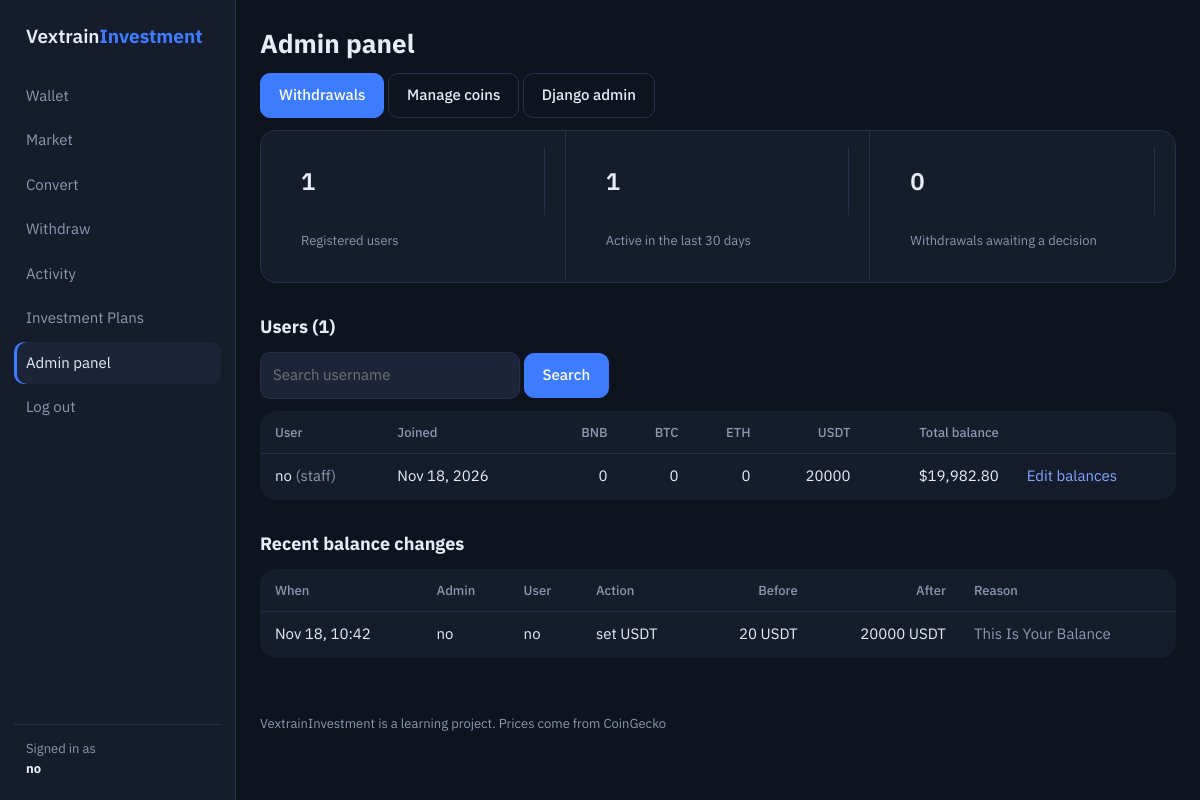
Page /manage/ (signed in) on the committed database.
### simulator/models.py (models this page shows, shortened)
class Coin(models.Model):
    symbol = models.CharField(max_length=10, unique=True)
    name = models.CharField(max_length=60)
    coingecko_id = models.CharField(max_length=80, help_text="ID used by the CoinGecko API, e.g. bitcoin")
    price_usd = models.DecimalField(max_digits=24, decimal_places=10, default=0)
    change_24h = models.DecimalField(max_digits=8, decimal_places=2, default=0)
    price_updated_at = models.DateTimeField(null=True, blank=True)
    chart = models.JSONField(default=list, blank=True)  # [[ms timestamp, usd price], ...] for 30 days
    chart_updated_at = models.DateTimeField(null=True, blank=True)
    is_active = models.BooleanField(default=True)
    class Meta:
        ordering = ["symbol"]

class AuditLog(models.Model):
    admin = models.ForeignKey(settings.AUTH_USER_MODEL, null=True, on_delete=models.SET_NULL, related_name="+")
    target = models.ForeignKey(settings.AUTH_USER_MODEL, on_delete=models.CASCADE, related_name="audit_entries")
    action = models.CharField(max_length=60)
    coin = models.ForeignKey(Coin, null=True, blank=True, on_delete=models.SET_NULL, related_name="+")
    old_qty = models.DecimalField(max_digits=24, decimal_places=8, null=True, blank=True)
    new_qty = models.DecimalField(max_digits=24, decimal_places=8, null=True, blank=True)
    note = models.CharField(max_length=200, blank=True)
    created_at = models.DateTimeField(auto_now_add=True)
    class Meta:
        ordering = ["-created_at", "-id"]

### simulator/views.py (the view)
# urls.py: path("manage/", views.manage_home, name="manage_home"),
@staff_required
def manage_home(request):
    logic.refresh_prices()
    q = request.GET.get("q", "").strip()
    users = User.objects.order_by("-date_joined")
    if q:
        users = users.filter(username__icontains=q)
    page = Paginator(users, 20).get_page(request.GET.get("page"))
    portfolios = [(u, logic.portfolio(u)) for u in page]
    rows = [(u, p, {r["coin"].symbol: r["quantity"] for r in p["rows"]}) for u, p in portfolios]
    return render(request, "manage_home.html", {
        "page": page, "rows": rows, "q": q, "coins": Coin.objects.filter(is_active=True), "user_count": User.objects.count(),
        "pending": Withdrawal.objects.filter(status=Withdrawal.PENDING).count(),
        "active_users": logic.active_user_count(), "active_days": settings.ACTIVE_USER_DAYS,
        "audit": AuditLog.objects.select_related("admin", "target")[:10]})

### simulator/logic.py (called while the page is built, shortened)
def get_wallet(user):
    wallet, created = Wallet.objects.get_or_create(user=user)
    if created:
        _grant_welcome_bonus(wallet)
    return wallet

def refresh_prices(force=False):
    global _last_failure
    now = timezone.now()
    if not force and _last_failure and (now - _last_failure).total_seconds() < 60:
        return False

def portfolio(user):
    wallet = get_wallet(user)
    rows, total = [], Decimal("0")
    for h in Holding.objects.filter(user=user, quantity__gt=0).select_related("coin").order_by("coin__symbol"):
        value = (h.quantity * h.coin.price_usd).quantize(CENT)
        rows.append({"coin": h.coin, "quantity": h.quantity, "cost": h.cost_basis,
                     "value": value, "pl": value - h.cost_basis})
        total += value
    return {"wallet": wallet, "rows": rows, "total": total, "pl": total - wallet.baseline}

def active_user_count():
    from django.contrib.auth.models import User
    since = timezone.now() - timedelta(days=settings.ACTIVE_USER_DAYS)
    return User.objects.filter(is_active=True, last_login__gte=since).count()

### simulator/templatetags/vex.py (called while the page is built)
def _d(value):
    try:
        return Decimal(str(value))
    except Exception:
        return Decimal("0")

@register.filter
def money(value):
    d = _d(value).quantize(Decimal("0.01"))
    return f"{'-' if d < 0 else ''}${abs(d):,.2f}"

@register.filter
def qty(value):
    return f"{_d(value):.8f}".rstrip("0").rstrip(".") or "0"

@register.filter
def get(mapping, key):
    return mapping.get(key, 0)

### templates/manage_home.html (shortened to what this page needs)
{% extends "base.html" %}{% load vex %}
{% block content %}
<h1>Admin panel</h1>
<p><a class="btn" href="{% url 'manage_withdrawals' %}">Withdrawals{% if pending %} ({{ pending }} pending){% endif %}</a> <a class="btn alt" href="{% url 'manage_coins' %}">Manage coins</a> <a class="btn alt" href="{% url 'admin:index' %}">Django admin</a></p>
<div class="strip">
  <div><div class="v">{{ user_count }}</div><div class="l">Registered users</div></div>
  <div><div class="v">{{ active_users }}</div><div class="l">Active in the last {{ active_days }} days</div></div>
  <div><div class="v">{{ pending }}</div><div class="l">Withdrawals awaiting a decision</div></div>
</div>
<h2>Users ({{ user_count }})</h2>
<form method="get"><input type="text" name="q" value="{{ q }}" placeholder="Search username" aria-label="Search username" style="max-width:260px"> <button class="btn" type="submit">Search</button></form>
<div class="table-wrap"><table>
  <tr><th>User</th><th>Joined</th>{% for c in coins %}<th class="n">{{ c.symbol }}</th>{% endfor %}<th class="n">Total balance</th><th></th></tr>
  {% for u, p, bal in rows %}
  <tr><td>{{ u.username }}{% if u.is_staff %} <span class="muted">(staff)</span>{% endif %}</td><td>{{ u.date_joined|date:"M d, Y" }}</td>
    {% for c in coins %}<td class="n">{{ bal|get:c.symbol|qty }}</td>{% endfor %}
    <td class="n">{{ p.total|money }}</td>
    <td><a href="{% url 'manage_user' u.pk %}">Edit balances</a></td></tr>
  {% empty %}<tr><td colspan="9" class="muted">No users match.</td></tr>
  {% endfor %}
</table></div>
<h2>Recent balance changes</h2>
<div class="table-wrap"><table>
  <tr><th>When</th><th>Admin</th><th>User</th><th>Action</th><th class="n">Before</th><th class="n">After</th><th>Reason</th></tr>
  {% for a in audit %}
  <tr><td>{{ a.created_at|date:"M d, H:i" }}</td><td>{{ a.admin.username|default:"deleted" }}</td><td>{{ a.target.username }}</td><td>{{ a.action }}</td>
    <td class="n">{% if a.coin %}{{ a.old_qty|qty }} {{ a.coin.symbol }}{% else %}-{% endif %}</td>
    <td class="n">{% if a.coin %}{{ a.new_qty|qty }} {{ a.coin.symbol }}{% else %}-{% endif %}</td><td class="muted">{{ a.note }}</td></tr>
  {% empty %}<tr><td colspan="7" class="muted">No changes yet.</td></tr>
  {% endfor %}
</table></div>
{% endblock %}

### templates/base.html (shortened to what this page needs)
{% load vex %}<!doctype html>
<html lang="en">
<head>
</head>
<body>
{% with n=request.resolver_match.url_name %}
<div class="app">
<aside class="side">
  <a class="logo" href="{% url 'home' %}">Vextrain<b>Investment</b></a>
  <nav>
    {% if user.is_authenticated %}
      <a href="{% url 'dashboard' %}" class="{% if n == 'dashboard' %}on{% endif %}">Wallet</a>
      <a href="{% url 'market' %}" class="{% if n == 'market' or n == 'coin' %}on{% endif %}">Market</a>
      <a href="{% url 'convert' %}" class="{% if n == 'convert' %}on{% endif %}">Convert</a>
      <a href="{% url 'withdraw' %}" class="{% if n == 'withdraw' %}on{% endif %}">Withdraw</a>
      <a href="{% url 'history' %}" class="{% if n == 'history' %}on{% endif %}">Activity</a>
      <a href="{% url 'plan' %}" class="{% if n == 'plan' %}on{% endif %}">Investment Plans</a>
      {% if user.is_staff %}<a href="{% url 'manage_home' %}" class="{% if n|slice:':6' == 'manage' %}on{% endif %}">Admin panel</a>{% endif %}
      <form method="post" action="{% url 'logout' %}">{% csrf_token %}<button type="submit">Log out</button></form>
    {% else %}
      <a href="{% url 'market' %}" class="{% if n == 'market' %}on{% endif %}">Market</a>
      <a href="{% url 'login' %}" class="{% if n == 'login' %}on{% endif %}">Log in</a>
      <a href="{% url 'signup' %}" class="{% if n == 'signup' %}on{% endif %}">Sign up</a>
    {% endif %}
  </nav>
  {% if user.is_authenticated %}<div class="who">Signed in as<br><strong style="color:var(--tx)">{{ user.username }}</strong></div>{% endif %}
</aside>
<div class="main">
  <main class="content">
    {% block content %}{% endblock %}
  </main>
  <footer>VextrainInvestment is a learning project. Prices come from CoinGecko</footer>
</div>
</div>
{% endwith %}
</body>
</html>

### templates/base.html (style rules this page uses)
:root { --bg:#0E1320;--s1:#151C2C;--s2:#1B2438;--line:#26304A;--tx:#E7ECF5;--mu:#8C97B2;--ac:#3D7BFF;--gain:#2EC27E;--loss:#F0616D;--warn:#F3BA2F }
* { box-sizing:border-box }
body { margin:0;background:var(--bg);color:var(--tx);font:15px/1.5 'IBM Plex Sans',system-ui,sans-serif;font-variant-numeric:tabular-nums }
a { color:#7FA6FF;text-decoration:none }
h1 { font-size:26px;line-height:1.2;margin:22px 0 14px }
h2 { font-size:18px;margin:30px 0 12px }
p { margin:0 0 12px }
.mu,.muted { color:var(--mu) }
.app { display:flex;min-height:100vh }
.side { width:236px;flex:none;background:var(--s1);border-right:1px solid var(--line);padding:22px 14px;display:flex;flex-direction:column;gap:4px;position:sticky;top:0;height:100vh }
.logo { font-weight:600;font-size:19px;color:var(--tx);padding:0 12px 20px }
.logo b { color:var(--ac) }
.side nav { display:flex;flex-direction:column;gap:2px }
.side nav a,.side nav button { display:block;width:100%;text-align:left;color:var(--mu);padding:10px 12px;border-radius:10px;font:inherit;background:none;border:0;cursor:pointer }
.side nav a.on { background:var(--s2);color:var(--tx);box-shadow:inset 3px 0 0 var(--ac) }
.side nav form { margin:0 }
.who { margin-top:auto;padding:14px 12px 0;border-top:1px solid var(--line);font-size:13px;color:var(--mu) }
.main { flex:1;min-width:0 }
.content { max-width:980px;margin:0 auto;padding:6px 24px 56px }
.btn { display:inline-block;background:var(--ac);color:#fff;border:1px solid var(--ac);border-radius:10px;padding:10px 18px;font:inherit;font-weight:500;cursor:pointer }
.btn.alt { background:transparent;color:var(--tx);border-color:var(--line) }
input[type=text],input[type=password],input[type=email],input[type=number],select { width:100%;max-width:100%;padding:11px 12px;background:var(--s2);color:var(--tx);border:1px solid var(--line);border-radius:10px;font:inherit }
.strip { display:flex;flex-wrap:wrap;background:var(--s1);border:1px solid var(--line);border-radius:16px;margin-bottom:8px }
.strip div { flex:1 1 170px;padding:16px 20px;border-right:1px solid var(--line) }
.strip div:last-child { border-right:0 }
.strip .v { font-size:24px;font-weight:600 }
.strip .l { font-size:13px;color:var(--mu) }
table { width:100%;border-collapse:collapse;background:var(--s1);border:1px solid var(--line);border-radius:16px;overflow:hidden }
th,td { padding:11px 14px;text-align:left;border-bottom:1px solid var(--line);vertical-align:top }
th { font-weight:500;font-size:13px;color:var(--mu) }
tr:last-child td { border-bottom:0 }
td.n,th.n { text-align:right }
.table-wrap { overflow-x:auto }
footer { margin:0 auto;max-width:980px;padding:0 24px 32px;font-size:13px;color:var(--mu) }

### rows in the picture
Coin: symbol "BNB", symbol "0"
Coin: symbol "BTC", symbol "0"
Coin: symbol "ETH", symbol "0"
Coin: symbol "USDT", symbol "20000"
AuditLog: created_at "Nov 18, 10:42", admin.username "no", target.username "no", action "set USDT", old_qty|qty "20", coin.symbol "USDT", new_qty|qty "20000", note "This Is Your Balance"

### other values in the picture
{{ user.username }} "no"
{{ user_count }} "1"
{{ active_users }} "1"
{{ active_days }} "30"
{{ pending }} "0"
{{ u.username }} "no"
{{ u.date_joined|date:"M d, Y" }} "Nov 18, 2026"
{{ p.total|money }} "$19,982.80"
